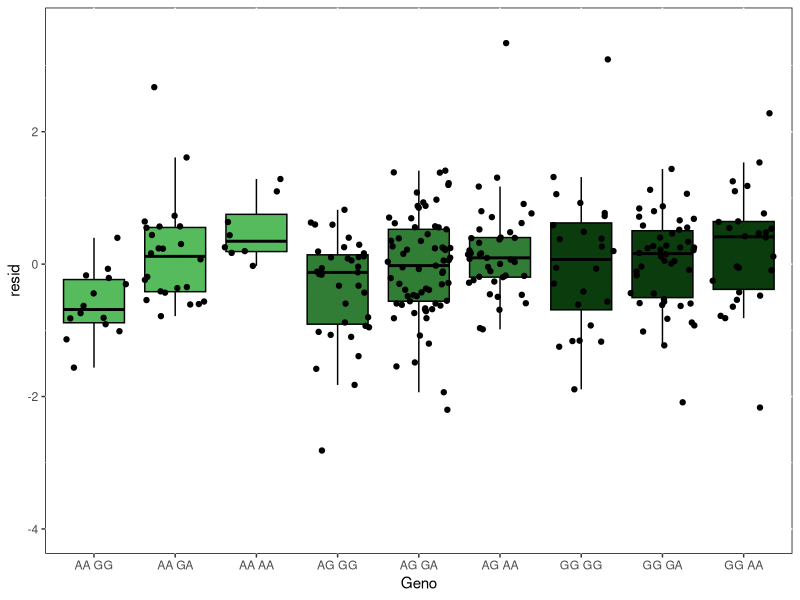

Generate this figure with R:
#!/usr/bin/env Rscript

library('ggplot2')
print('Figure 4b')

######################################
#####		 	  				######
#####		 READ  				######
#####		 	  				######
######################################

pdf('CETP.European.rs1967309-rs158477.Hg38.1000G.PEER.pdf',width=7, height=7)


# This file contains residual of CETP expression made on CETP expression, corrected for all covariates (no SNPs)
allData=read.table('ResidualExpressionCETP.txt',header=TRUE, row.names=NULL, sep='\t')

# Order genotype to be in good order in graph
allData$Geno=factor(allData$Geno,c('AA GG','AA GA','AA AA','AG GG','AG GA','AG AA','GG GG','GG GA','GG AA'))
allData$rs158477_Geno=factor(allData$rs158477_Geno,c('GG','GA','AA'))


allData$rs1967309=as.factor(allData$rs1967309)
print(ggplot(allData,aes(y=resid,fill=rs1967309,x=Geno))+geom_boxplot(outlier.shape=NA,color='black')+geom_jitter()+theme(panel.background=element_rect(fill='white', color='black'), legend.position='none')+scale_fill_manual(values=c('#56bb5d','#317d36','#0b3c0e'))+ylim(-4,3.5))
        # +theme(legend.position = "none",
        # panel.grid = element_blank(),
        # axis.title = element_blank(),
        # axis.text = element_blank(),
        # axis.ticks.y = element_blank()))



dev.off()
